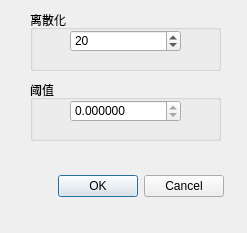
<?xml version="1.0" encoding="UTF-8"?>
<ui version="4.0">
 <class>Dialog</class>
 <widget class="QDialog" name="Dialog">
  <property name="geometry">
   <rect>
    <x>0</x>
    <y>0</y>
    <width>247</width>
    <height>233</height>
   </rect>
  </property>
  <property name="windowTitle">
   <string>iFDD设置</string>
  </property>
  <widget class="QDialogButtonBox" name="buttonBox">
   <property name="geometry">
    <rect>
     <x>43</x>
     <y>170</y>
     <width>181</width>
     <height>32</height>
    </rect>
   </property>
   <property name="locale">
    <locale language="Chinese" country="China"/>
   </property>
   <property name="orientation">
    <enum>Qt::Horizontal</enum>
   </property>
   <property name="standardButtons">
    <set>QDialogButtonBox::Cancel|QDialogButtonBox::Ok</set>
   </property>
  </widget>
  <widget class="QGroupBox" name="groupBox">
   <property name="geometry">
    <rect>
     <x>30</x>
     <y>10</y>
     <width>191</width>
     <height>61</height>
    </rect>
   </property>
   <property name="title">
    <string>离散化</string>
   </property>
   <widget class="QSpinBox" name="spDiscretization">
    <property name="geometry">
     <rect>
      <x>40</x>
      <y>20</y>
      <width>111</width>
      <height>22</height>
     </rect>
    </property>
    <property name="minimum">
     <number>1</number>
    </property>
    <property name="maximum">
     <number>999999999</number>
    </property>
    <property name="value">
     <number>20</number>
    </property>
   </widget>
  </widget>
  <widget class="QGroupBox" name="groupBox_2">
   <property name="geometry">
    <rect>
     <x>30</x>
     <y>80</y>
     <width>191</width>
     <height>61</height>
    </rect>
   </property>
   <property name="title">
    <string>阈值</string>
   </property>
   <widget class="QDoubleSpinBox" name="spDiscover_threshold">
    <property name="enabled">
     <bool>true</bool>
    </property>
    <property name="geometry">
     <rect>
      <x>40</x>
      <y>20</y>
      <width>111</width>
      <height>22</height>
     </rect>
    </property>
    <property name="readOnly">
     <bool>true</bool>
    </property>
    <property name="decimals">
     <number>6</number>
    </property>
    <property name="maximum">
     <double>1000000.000000000000000</double>
    </property>
    <property name="singleStep">
     <double>0.100000000000000</double>
    </property>
    <property name="value">
     <double>0.000000000000000</double>
    </property>
   </widget>
  </widget>
 </widget>
 <resources/>
 <connections>
  <connection>
   <sender>buttonBox</sender>
   <signal>accepted()</signal>
   <receiver>Dialog</receiver>
   <slot>accept()</slot>
   <hints>
    <hint type="sourcelabel">
     <x>248</x>
     <y>254</y>
    </hint>
    <hint type="destinationlabel">
     <x>157</x>
     <y>274</y>
    </hint>
   </hints>
  </connection>
  <connection>
   <sender>buttonBox</sender>
   <signal>rejected()</signal>
   <receiver>Dialog</receiver>
   <slot>reject()</slot>
   <hints>
    <hint type="sourcelabel">
     <x>316</x>
     <y>260</y>
    </hint>
    <hint type="destinationlabel">
     <x>286</x>
     <y>274</y>
    </hint>
   </hints>
  </connection>
 </connections>
</ui>
